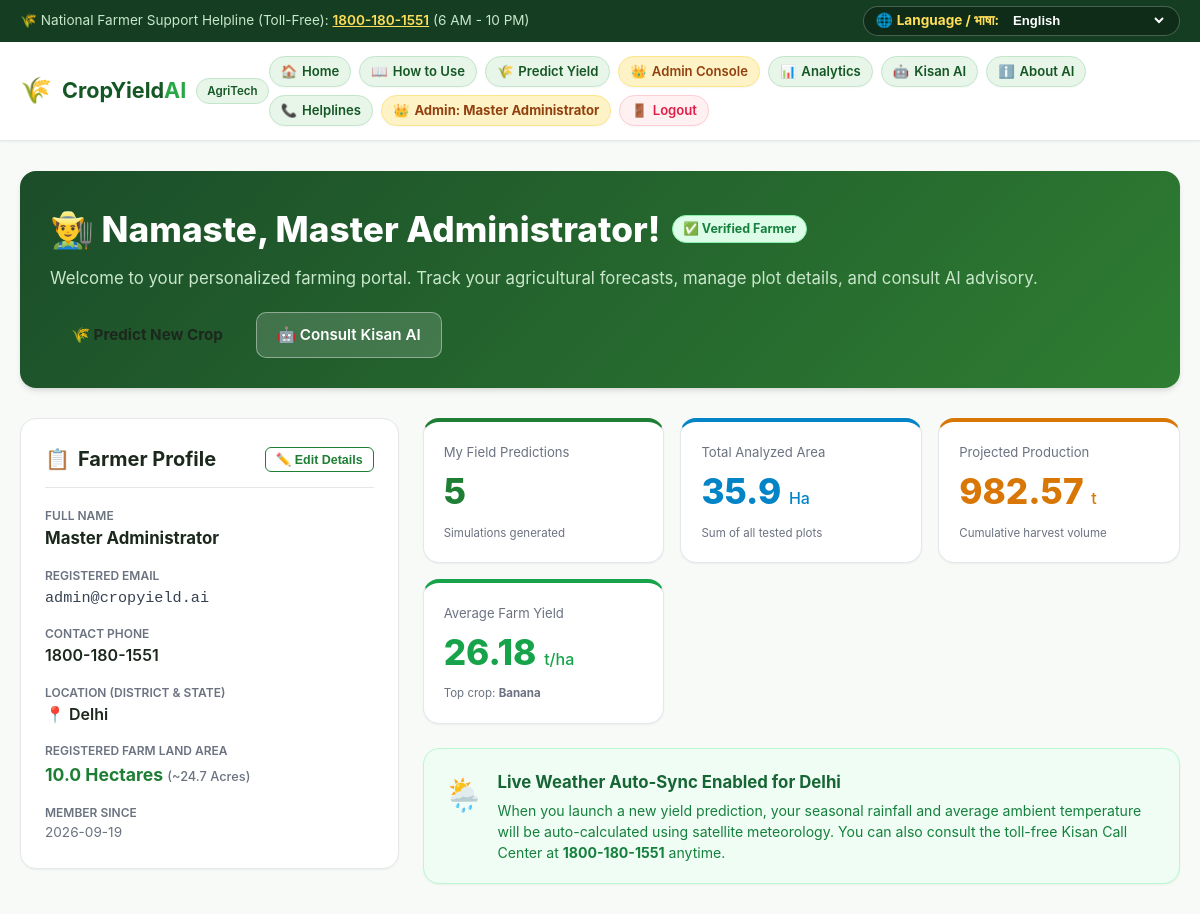
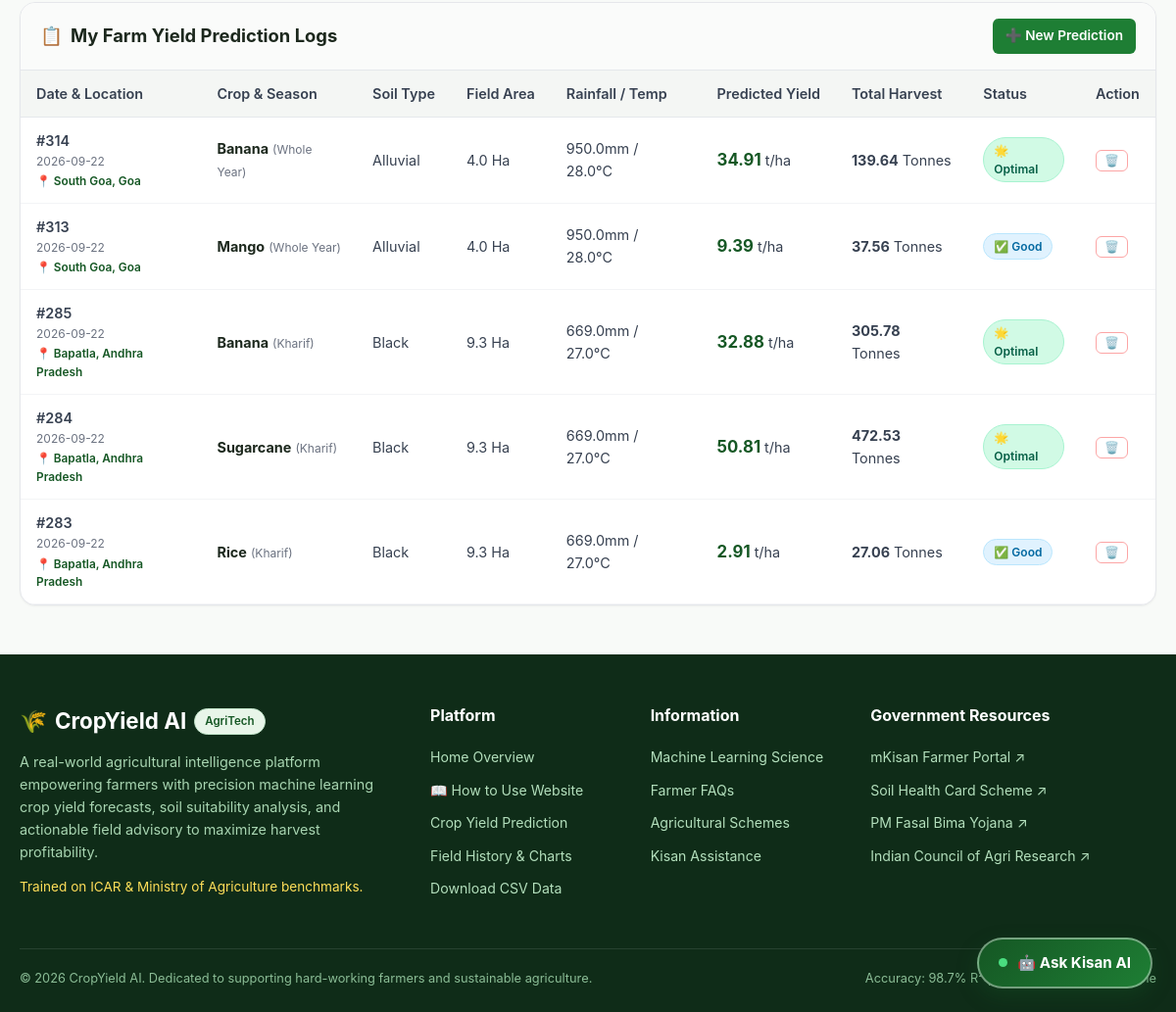
Page /farmer/dashboard (signed in) on the committed database (2 pictures, top to bottom).
### tables this page shows
CREATE TABLE users (
        id INTEGER PRIMARY KEY AUTOINCREMENT,
        created_at TEXT NOT NULL,
        name TEXT NOT NULL,
        email TEXT UNIQUE NOT NULL,
        password_hash TEXT NOT NULL,
        phone TEXT,
        state TEXT,
        farm_size_ha REAL DEFAULT 1.0
    , role TEXT DEFAULT 'farmer', status TEXT DEFAULT 'approved', district TEXT);

CREATE TABLE predictions (
        id INTEGER PRIMARY KEY AUTOINCREMENT,
        created_at TEXT NOT NULL,
        farmer_name TEXT,
        state TEXT NOT NULL,
        crop TEXT NOT NULL,
        season TEXT NOT NULL,
        soil_type TEXT NOT NULL,
        area_ha REAL NOT NULL,
        rainfall_mm REAL NOT NULL,
        temp_c REAL NOT NULL,
        fertilizer_kg REAL NOT NULL,
        pesticide_kg REAL NOT NULL,
        predicted_yield_t_ha REAL NOT NULL,
        total_production_tonnes REAL NOT NULL,
        yield_status TEXT NOT NULL,
        notes TEXT
    , user_id INTEGER, district TEXT);

### app.py (the view)
@app.route("/farmer/dashboard")
@login_required
def farmer_dashboard():
    user_id = session.get("user_id")
    user = database.get_user_by_id(user_id)
    if not user:
        session.clear()
        flash("User session expired. Please log in again.", "info")
        return redirect(url_for("login"))
    farmer_stats = database.get_farmer_dashboard_stats(user_id)
    history = database.get_history(limit=50, user_id=user_id)
    states = model_metadata.get("options", {}).get("states", ALL_INDIAN_STATES)
    return render_template(
        "farmer_dashboard.html",
        user=user,
        stats=farmer_stats,
        history=history,
        states=states,
        state_districts=STATE_DISTRICTS,
    )

### templates/farmer_dashboard.html (shortened to what this page needs)
{% extends "base.html" %}
{% block content %}
<div class="container" style="margin-top: 30px; margin-bottom: 50px;">
  <div style="background: linear-gradient(135deg, #1b4d29 0%, #2e7d32 100%); border-radius: var(--radius-lg); padding: 30px; color: #fff; margin-bottom: 30px; box-shadow: var(--shadow-md);">
    <div style="display: flex; justify-content: space-between; align-items: center; flex-wrap: wrap; gap: 20px;">
      <div>
        <div style="display: flex; align-items: center; gap: 12px; margin-bottom: 8px;">
          <h1 style="font-size: 2.2rem; font-weight: 800; margin: 0;">
            👨‍🌾 Namaste, {{ user.name }}!
          </h1>
          {% if user.status == 'approved' %}
            <span class="badge-status-approved" title="Your account has full approved access">
              ✅ Verified Farmer
            </span>
          {% elif user.status == 'pending' %}
            <span class="badge-status-pending" title="Awaiting review by System Administrator">
              ⏳ Verification Pending
            </span>
          {% else %}
            <span class="badge-status-suspended" title="Account restricted">
              ⛔ {{ user.status | capitalize }}
            </span>
          {% endif %}
        </div>
        <p style="color: #c9e7cb; font-size: 1.05rem; margin: 0;">
          Welcome to your personalized farming portal. Track your agricultural forecasts, manage plot details, and consult AI advisory.
        </p>
      </div>
      <div style="display: flex; gap: 12px; flex-wrap: wrap;">
        <a href="{{ url_for('predict_page') }}" class="btn btn-warning" style="font-weight: 700; color: #1c281d;">
          🌾 Predict New Crop
        </a>
        <a href="{{ url_for('assistant_page') }}" class="btn btn-outline" style="background: rgba(255,255,255,0.15); border-color: rgba(255,255,255,0.4); color: #fff;">
          🤖 Consult Kisan AI
        </a>
      </div>
    </div>
  </div>
  <div style="display: grid; grid-template-columns: 1fr 2fr; gap: 24px; margin-bottom: 32px;">
    <div class="card" style="padding: 24px; height: fit-content;">
      <div style="display: flex; justify-content: space-between; align-items: center; margin-bottom: 18px; border-bottom: 1px solid var(--gray-border); padding-bottom: 12px;">
        <h3 style="font-size: 1.25rem; font-weight: 700; color: var(--dark); display: flex; align-items: center; gap: 8px;">
          <span>📋</span> Farmer Profile
        </h3>
        <button id="toggle-edit-btn" onclick="toggleEditProfile()" class="btn btn-outline btn-sm" style="font-size: 0.78rem; padding: 4px 10px;">
          ✏️ Edit Details
        </button>
      </div>
      <div id="profile-view-mode">
        <div style="display: flex; flex-direction: column; gap: 14px;">
          <div>
            <div style="font-size: 0.75rem; text-transform: uppercase; color: var(--gray-medium); font-weight: 600;">Full Name</div>
            <div style="font-size: 1.05rem; font-weight: 700; color: var(--dark);">{{ user.name }}</div>
          </div>
          <div>
            <div style="font-size: 0.75rem; text-transform: uppercase; color: var(--gray-medium); font-weight: 600;">Registered Email</div>
            <div style="font-size: 0.95rem; color: var(--gray-dark); font-family: monospace;">{{ user.email }}</div>
          </div>
          <div>
            <div style="font-size: 0.75rem; text-transform: uppercase; color: var(--gray-medium); font-weight: 600;">Contact Phone</div>
            <div style="font-size: 1rem; color: var(--dark); font-weight: 600;">{{ user.phone or 'Not provided' }}</div>
          </div>
          <div>
            <div style="font-size: 0.75rem; text-transform: uppercase; color: var(--gray-medium); font-weight: 600;">Location (District & State)</div>
            <div style="font-size: 1rem; color: var(--dark); font-weight: 600;">
              📍 {{ (user.district ~ ', ' ~ user.state) if user.district else (user.state or 'Not specified') }}
            </div>
          </div>
          <div>
            <div style="font-size: 0.75rem; text-transform: uppercase; color: var(--gray-medium); font-weight: 600;">Registered Farm Land Area</div>
            <div style="font-size: 1.1rem; color: var(--primary); font-weight: 700;">{{ user.farm_size_ha }} Hectares <span style="font-size: 0.8rem; font-weight: 500; color: var(--gray-medium);">(~{{ (user.farm_size_ha * 2.471) | round(1) }} Acres)</span></div>
          </div>
          <div>
            <div style="font-size: 0.75rem; text-transform: uppercase; color: var(--gray-medium); font-weight: 600;">Member Since</div>
            <div style="font-size: 0.85rem; color: var(--gray-medium);">{{ user.created_at[:10] }}</div>
          </div>
        </div>
      </div>
    </div>
    <div>
      <div style="display: grid; grid-template-columns: repeat(auto-fit, minmax(180px, 1fr)); gap: 16px; margin-bottom: 24px;">
        <div class="card" style="padding: 20px; border-top: 4px solid var(--primary);">
          <div style="font-size: 0.82rem; color: var(--gray-medium);">My Field Predictions</div>
          <div style="font-size: 2.2rem; font-weight: 800; color: var(--primary);">{{ stats.total_predictions }}</div>
          <div style="font-size: 0.72rem; color: var(--gray-medium); margin-top: 4px;">Simulations generated</div>
        </div>
        <div class="card" style="padding: 20px; border-top: 4px solid #0284c7;">
          <div style="font-size: 0.82rem; color: var(--gray-medium);">Total Analyzed Area</div>
          <div style="font-size: 2.2rem; font-weight: 800; color: #0284c7;">{{ stats.total_area_ha }} <span style="font-size: 1rem; font-weight: 500;">Ha</span></div>
          <div style="font-size: 0.72rem; color: var(--gray-medium); margin-top: 4px;">Sum of all tested plots</div>
        </div>
        <div class="card" style="padding: 20px; border-top: 4px solid var(--secondary);">
          <div style="font-size: 0.82rem; color: var(--gray-medium);">Projected Production</div>
          <div style="font-size: 2.2rem; font-weight: 800; color: var(--secondary);">{{ stats.total_production_tonnes }} <span style="font-size: 1rem; font-weight: 500;">t</span></div>
          <div style="font-size: 0.72rem; color: var(--gray-medium); margin-top: 4px;">Cumulative harvest volume</div>
        </div>
        <div class="card" style="padding: 20px; border-top: 4px solid #16a34a;">
          <div style="font-size: 0.82rem; color: var(--gray-medium);">Average Farm Yield</div>
          <div style="font-size: 2.2rem; font-weight: 800; color: #16a34a;">{{ stats.avg_yield }} <span style="font-size: 1rem; font-weight: 500;">t/ha</span></div>
          <div style="font-size: 0.72rem; color: var(--gray-medium); margin-top: 4px;">Top crop: <strong>{{ stats.top_crop }}</strong></div>
        </div>
      </div>
      <div class="card" style="padding: 20px; background: #f0fdf4; border: 1px solid #bbf7d0;">
        <div style="display: flex; align-items: flex-start; gap: 14px;">
          <span style="font-size: 2rem;">🌦️</span>
          <div>
            <h4 style="font-size: 1.05rem; font-weight: 700; color: #166534; margin-bottom: 4px;">
              Live Weather Auto-Sync Enabled for {{ (user.district ~ ', ' ~ user.state) if user.district else (user.state or 'India') }}
            </h4>
            <p style="font-size: 0.88rem; color: #15803d; margin: 0; line-height: 1.5;">
              When you launch a new yield prediction, your seasonal rainfall and average ambient temperature will be auto-calculated using satellite meteorology. You can also consult the toll-free Kisan Call Center at <strong>1800-180-1551</strong> anytime.
            </p>
          </div>
        </div>
      </div>
    </div>
  </div>
  <div class="table-card">
    <div class="table-toolbar">
      <div style="font-weight: 700; font-size: 1.15rem; color: var(--dark); display: flex; align-items: center; gap: 8px;">
        <span>📋</span> My Farm Yield Prediction Logs
      </div>
      <div style="display: flex; gap: 10px;">
        <a href="{{ url_for('predict_page') }}" class="btn btn-primary btn-sm">
          ➕ New Prediction
        </a>
      </div>
    </div>
    <div class="data-table-container">
      <table class="data-table">
        <thead>
          <tr>
            <th>Date & Location</th>
            <th>Crop & Season</th>
            <th>Soil Type</th>
            <th>Field Area</th>
            <th>Rainfall / Temp</th>
            <th>Predicted Yield</th>
            <th>Total Harvest</th>
            <th>Status</th>
            <th>Action</th>
          </tr>
        </thead>
        <tbody>
          {% for row in history %}
          <tr id="row-{{ row.id }}">
            <td>
              <div style="font-weight: 600;">#{{ row.id }}</div>
              <div style="font-size: 0.75rem; color: var(--gray-medium);">{{ row.created_at[:10] }}</div>
              <div style="font-size: 0.74rem; color: var(--primary-dark); font-weight: 600; margin-top: 2px;">
                📍 {{ (row.district ~ ', ' ~ row.state) if row.district else row.state }}
              </div>
            </td>
            <td>
              <span style="font-weight: 700; color: var(--dark);">{{ row.crop }}</span>
              <span style="font-size: 0.75rem; color: var(--gray-medium);">({{ row.season }})</span>
            </td>
            <td>{{ row.soil_type }}</td>
            <td>{{ row.area_ha }} Ha</td>
            <td>{{ row.rainfall_mm }}mm / {{ row.temp_c }}°C</td>
            <td>
              <strong style="color: var(--primary-dark); font-size: 1.05rem;">
                {{ row.predicted_yield_t_ha }}
              </strong> t/ha
            </td>
            <td>
              <strong>{{ row.total_production_tonnes }}</strong> Tonnes
            </td>
            <td>
              {% if 'Optimal' in row.yield_status %}
                <span class="badge badge-optimal">🌟 Optimal</span>
              {% elif 'Good' in row.yield_status %}
                <span class="badge badge-good">✅ Good</span>
              {% else %}
                <span class="badge badge-warning">⚠️ Low</span>
              {% endif %}
            </td>
            <td>
              <button class="btn btn-outline btn-sm" style="padding: 3px 8px; font-size: 0.75rem; color: #dc2626; border-color: #fca5a5;" onclick="deleteFarmerRecord({{ row.id }})">
                🗑️
              </button>
            </td>
          </tr>
          {% endfor %}
        </tbody>
      </table>
    </div>
  </div>
</div>
{% endblock %}

### rows in the picture
users: name "Master Administrator", email "admin@cropyield.ai", phone "1800-180-1551", state "Delhi", farm_size_ha "10.0", (user.farm_size_ha*2.471)|round(1) "24.7", created_at "2026-09-19"
predictions: id "314", created_at "2026-09-22", district+state "South Goa, Goa", crop "Banana", season "Whole Year", soil_type "Alluvial", area_ha "4.0", rainfall_mm "950.0", temp_c "28.0", predicted_yield_t_ha "34.91", total_production_tonnes "139.64", shows "🌟 Optimal"
predictions: id "313", created_at "2026-09-22", district+state "South Goa, Goa", crop "Mango", season "Whole Year", soil_type "Alluvial", area_ha "4.0", rainfall_mm "950.0", temp_c "28.0", predicted_yield_t_ha "9.39", total_production_tonnes "37.56", shows "✅ Good"
predictions: id "285", created_at "2026-09-22", district+state "Bapatla, Andhra Pradesh", crop "Banana", season "Kharif", soil_type "Black", area_ha "9.3", rainfall_mm "669.0", temp_c "27.0", predicted_yield_t_ha "32.88", total_production_tonnes "305.78", shows "🌟 Optimal"
predictions: id "284", created_at "2026-09-22", district+state "Bapatla, Andhra Pradesh", crop "Sugarcane", season "Kharif", soil_type "Black", area_ha "9.3", rainfall_mm "669.0", temp_c "27.0", predicted_yield_t_ha "50.81", total_production_tonnes "472.53", shows "🌟 Optimal"
predictions: id "283", created_at "2026-09-22", district+state "Bapatla, Andhra Pradesh", crop "Rice", season "Kharif", soil_type "Black", area_ha "9.3", rainfall_mm "669.0", temp_c "27.0", predicted_yield_t_ha "2.91", total_production_tonnes "27.06", shows "✅ Good"

### other values in the picture
{{ session.get('user_name', 'Admin') }} "Master Administrator"
{{ stats.total_predictions }} "5"
{{ stats.total_area_ha }} "35.9"
{{ stats.total_production_tonnes }} "982.57"
{{ stats.avg_yield }} "26.18"
{{ stats.top_crop }} "Banana"
